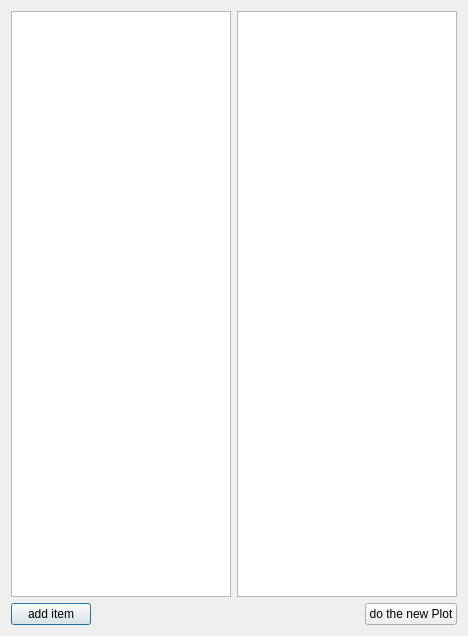
<?xml version="1.0" encoding="UTF-8"?>
<ui version="4.0">
 <class>DerivedPlot</class>
 <widget class="QDialog" name="DerivedPlot">
  <property name="geometry">
   <rect>
    <x>0</x>
    <y>0</y>
    <width>468</width>
    <height>636</height>
   </rect>
  </property>
  <property name="windowTitle">
   <string>Dialog</string>
  </property>
  <layout class="QGridLayout" name="gridLayout">
   <item row="0" column="0">
    <layout class="QVBoxLayout" name="verticalLayout">
     <item>
      <layout class="QHBoxLayout" name="horizontalLayout_2">
       <item>
        <widget class="QTreeView" name="treeViewItem"/>
       </item>
       <item>
        <widget class="QTreeView" name="treeView_plot"/>
       </item>
      </layout>
     </item>
     <item>
      <layout class="QHBoxLayout" name="horizontalLayout">
       <item>
        <widget class="QPushButton" name="additem">
         <property name="text">
          <string>add item</string>
         </property>
         <property name="icon">
          <iconset resource="../Ressources.qrc">
           <normaloff>:/Icons/Icons/plus49.svg</normaloff>:/Icons/Icons/plus49.svg</iconset>
         </property>
        </widget>
       </item>
       <item>
        <spacer name="horizontalSpacer">
         <property name="orientation">
          <enum>Qt::Horizontal</enum>
         </property>
         <property name="sizeHint" stdset="0">
          <size>
           <width>40</width>
           <height>20</height>
          </size>
         </property>
        </spacer>
       </item>
       <item>
        <widget class="QPushButton" name="plot">
         <property name="text">
          <string>do the new Plot</string>
         </property>
         <property name="icon">
          <iconset resource="../Ressources.qrc">
           <normaloff>:/Icons/Icons/educational15.svg</normaloff>:/Icons/Icons/educational15.svg</iconset>
         </property>
        </widget>
       </item>
      </layout>
     </item>
    </layout>
   </item>
  </layout>
 </widget>
 <resources>
  <include location="../Ressources.qrc"/>
 </resources>
 <connections/>
</ui>
